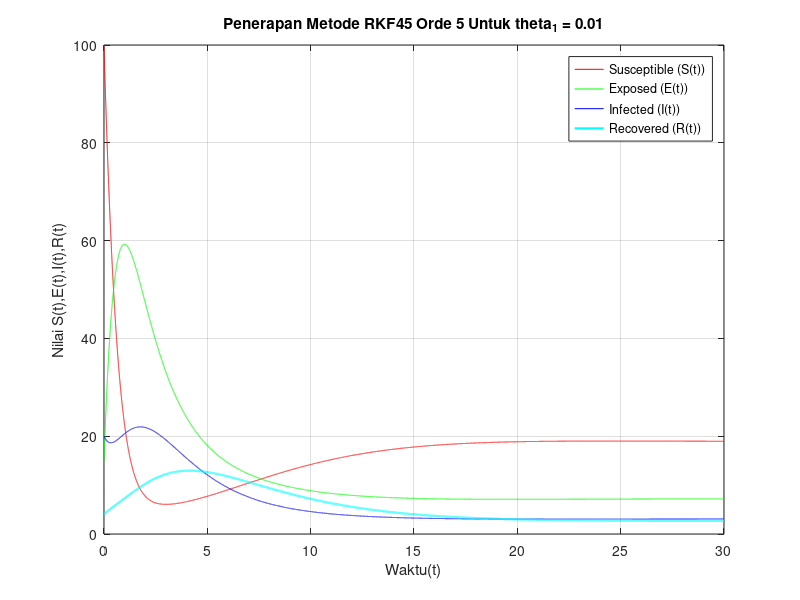
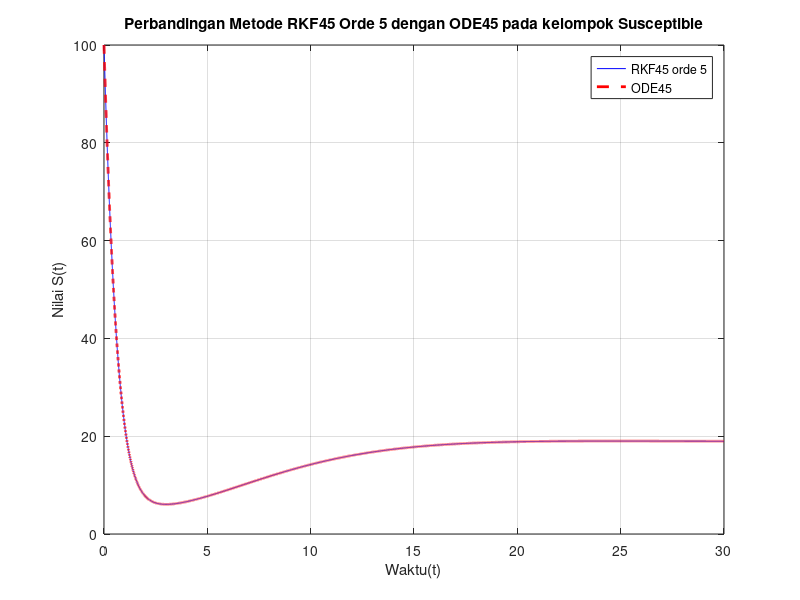
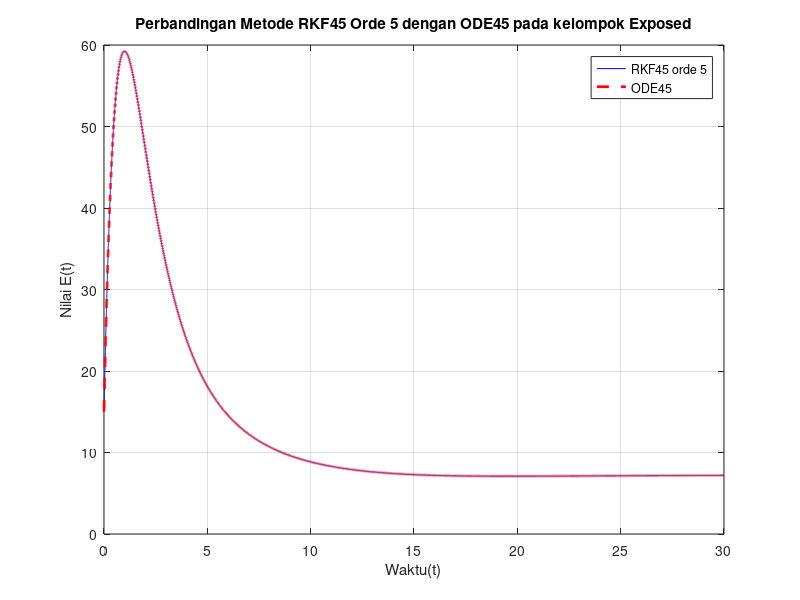
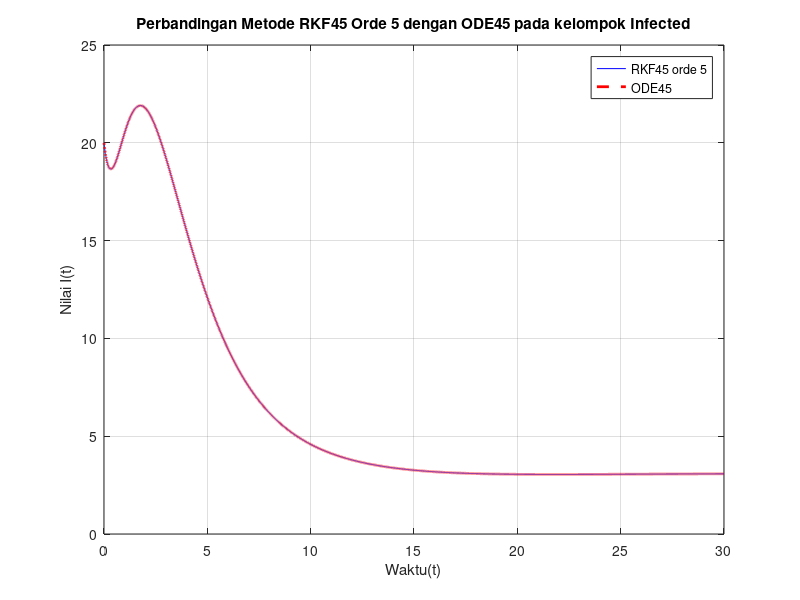

Recreate these plots in MATLAB, in order.
% PROGRAM BEBAS PENYAKIT (R0<1)
clc
clear
format long

tend=30;
h=0.001;
t=0:h:tend;
N=length(t);

%Nilai Parameter
L = 10; %lambda
b = 0.2; %beta
ts = 0.7; %theta 1
td = 0.1; %theta 2
tt = 0.3; %theta 3
mu = 0.3; %mu
d = 0.3; %delta
g = 0.2; %%gamma
s = 0.2; %sigma

%Vektor nol
S=0*t;
E=0*t;
I=0*t;
R=0*t;
 
%Nilai awal
S(1) = 100; 
E(1) = 15; 
I(1) = 20; 
R(1) = 4;
 
%Mencari 2 nilai awal dengan Metode Runge-Kutta-Fehlberg (RKF45) orde 5 
for i=1: N-1
    k1S = h*(L-b*(1-ts)*S(i)*(I(i)+td*E(i))-mu*S(i));
    k1E = h*(b*(1-ts)*S(i)*(I(i)+td*E(i))-(d+mu)*E(i));
    k1I = h*(d*E(i)-(g+s+mu)*I(i));
    k1R = h*((g+tt*s)*I(i)-mu*R(i));

    k2S = h*(L-b*(1-ts)*(S(i)+k1S/4)*((I(i)+k1I/4)+td*(E(i)+k1E/4))-mu*(S(i)+k1S/4));
    k2E = h*(b*(1-ts)*(S(i)+k1S/4)*((I(i)+k1I/4)+td*(E(i)+k1E/4))-(d+mu)*(E(i)+k1E/4));
    k2I = h*(d*(E(i)+k1E/4)-(g+s+mu)*(I(i)+k1I/4));
    k2R = h*((g+tt*s)*(I(i)+k1I/4)-mu*(R(i)+k1R/4));

    k3S = h*(L-b*(1-ts)*(S(i)+(3/32)*k1S+(9/32)*k2S)*((I(i)+(3/32)*k1I+(9/32)*k2I)+td*(E(i)+(3/32)*k1E+(9/32)*k2E))-mu*(S(i)+(3/32)*k1S+(9/32)*k2S));
    k3E = h*(b*(1-ts)*(S(i)+(3/32)*k1S+(9/32)*k2S)*((I(i)+(3/32)*k1I+(9/32)*k2I)+td*(E(i)+(3/32)*k1E+(9/32)*k2E))-(d+mu)*(E(i)+(3/32)*k1E+(9/32)*k2E));
    k3I = h*(d*(E(i)+(3/32)*k1E+(9/32)*k2E)-(g+s+mu)*(I(i)+(3/32)*k1I+(9/32)*k2I));
    k3R = h*((g+tt*s)*(I(i)+(3/32)*k1I+(9/32)*k2I)-mu*(R(i)+(3/32)*k1R+(9/32)*k2R));

    k4S = h*(L-b*(1-ts)*(S(i)+(1932/2197)*k1S-(7200/2197)*k2S+(7296/2197)*k3S)*((I(i)+(1932/2197)*k1I-(7200/2197)*k2I+(7296/2197)*k3I)+td*(E(i)+(1932/2197)*k1E-(7200/2197)*k2E+(7296/2197)*k3E))-mu*(S(i)+(1932/2197)*k1S-(7200/2197)*k2S+(7296/2197)*k3S));
    k4E = h*(b*(1-ts)*(S(i)+(1932/2197)*k1S-(7200/2197)*k2S+(7296/2197)*k3S)*((I(i)+(1932/2197)*k1I-(7200/2197)*k2I+(7296/2197)*k3I)+td*(E(i)+(1932/2197)*k1E-(7200/2197)*k2E+(7296/2197)*k3E))-(d+mu)*(E(i)+(1932/2197)*k1E-(7200/2197)*k2E+(7296/2197)*k3E));
    k4I = h*(d*(E(i)+(1932/2197)*k1E-(7200/2197)*k2E+(7296/2197)*k3E)-(g+s+mu)*(I(i)+(1932/2197)*k1I-(7200/2197)*k2I+(7296/2197)*k3I));
    k4R = h*((g+tt*s)*(I(i)+(1932/2197)*k1I-(7200/2197)*k2I+(7296/2197)*k3I)-mu*(R(i)+(1932/2197)*k1R-(7200/2197)*k2R+(7296/2197)*k3R));

    k5S = h*(L-b*(1-ts)*(S(i)+(439/216)*k1S-8*k2S+(3680/513)*k3S-(845/4104)*k4S)*((I(i)+(439/216)*k1I-8*k2I+(3680/513)*k3I-(845/4104)*k4I)+td*(E(i)+(439/216)*k1E-8*k2E+(3680/513)*k3E-(845/4104)*k4E))-mu*(S(i)+(439/216)*k1S-8*k2S+(3680/513)*k3S-(845/4104)*k4S));
    k5E = h*(b*(1-ts)*(S(i)+(439/216)*k1S-8*k2S+(3680/513)*k3S-(845/4104)*k4S)*((I(i)+(439/216)*k1I-8*k2I+(3680/513)*k3I-(845/4104)*k4I)+td*(E(i)+(439/216)*k1E-8*k2E+(3680/513)*k3E-(845/4104)*k4E))-(d+mu)*(E(i)+(439/216)*k1E-8*k2E+(3680/513)*k3E-(845/4104)*k4E));
    k5I = h*(d*(E(i)+(439/216)*k1E-8*k2E+(3680/513)*k3E-(845/4104)*k4E)-(g+s+mu)*(I(i)+(439/216)*k1I-8*k2I+(3680/513)*k3I-(845/4104)*k4I));
    k5R = h*((g+tt*s)*(I(i)+(439/216)*k1I-8*k2I+(3680/513)*k3I-(845/4104)*k4I)-mu*(R(i)+(439/216)*k1R-8*k2R+(3680/513)*k3R-(845/4104)*k4R));

    k6S = h*(L-b*(1-ts)*(S(i)-(8/27)*k1S+2*k2S-(3544/2565)*k3S+(1859/4104)*k4S-(11/40)*k5S)*((I(i)-(8/27)*k1I+2*k2I-(3544/2565)*k3I+(1859/4104)*k4I-(11/40)*k5I)+td*(E(i)-(8/27)*k1E+2*k2E-(3544/2565)*k3E+(1859/4104)*k4E-(11/40)*k5E))-mu*(S(i)-(8/27)*k1S+2*k2S-(3544/2565)*k3S+(1859/4104)*k4S-(11/40)*k5S));
    k6E = h*(b*(1-ts)*(S(i)-(8/27)*k1S+2*k2S-(3544/2565)*k3S+(1859/4104)*k4S-(11/40)*k5S)*((I(i)-(8/27)*k1I+2*k2I-(3544/2565)*k3I+(1859/4104)*k4I-(11/40)*k5I)+td*(E(i)-(8/27)*k1E+2*k2E-(3544/2565)*k3E+(1859/4104)*k4E-(11/40)*k5E))-(d+mu)*(E(i)-(8/27)*k1E+2*k2E-(3544/2565)*k3E+(1859/4104)*k4E-(11/40)*k5E));
    k6I = h*(d*(E(i)-(8/27)*k1E+2*k2E-(3544/2565)*k3E+(1859/4104)*k4E-(11/40)*k5E)-(g+s+mu)*(I(i)-(8/27)*k1I+2*k2I-(3544/2565)*k3I+(1859/4104)*k4I-(11/40)*k5I));
    k6R = h*((g+tt*s)*(I(i)-(8/27)*k1I+2*k2I-(3544/2565)*k3I+(1859/4104)*k4I-(11/40)*k5I)-mu*(R(i)-(8/27)*k1R+2*k2R-(3544/2565)*k3R+(1859/4104)*k4R-(11/40)*k5R));

S(i+1) = S(i)+(16/135)*k1S+(6656/12825)*k3S+(28561/56430)*k4S-(9/50)*k5S+(2/55)*k6S; 
E(i+1) = E(i)+(16/135)*k1E+(6656/12825)*k3E+(28561/56430)*k4E-(9/50)*k5E+(2/55)*k6E;
I(i+1) = I(i)+(16/135)*k1I+(6656/12825)*k3I+(28561/56430)*k4I-(9/50)*k5I+(2/55)*k6I;
R(i+1) = R(i)+(16/135)*k1R+(6656/12825)*k3R+(28561/56430)*k4R-(9/50)*k5R+(2/55)*k6R;
end

%Metode ODE45
options=odeset('RelTol',1e-13,'AbsTol',1e-13);
f=@(t,x)[L-b*(1-ts)*x(1)*(x(3)+td*x(2))-mu*x(1);b*(1-ts)*x(1)*(x(3)+td*x(2))-(d+mu)*x(2);d*x(2)-(g+s+mu)*x(3);(g+tt*s)*x(3)-mu*x(4)];
[t,xsol]=ode45(f,(0:h:tend),[S(1),E(1),I(1),R(1)],options);
 
%Gambar grafik
figure(1)
plot(t,S,'r',t,E,'g',t,I,'b',t,R,'c','linewidth',1.5);
xlabel('Waktu(t)'), ylabel('Nilai S(t),E(t),I(t),R(t)');
grid on
title('Penerapan Metode RKF45 Orde 5 Untuk theta_1 = 0.01')
legend('Susceptible (S(t))','Exposed (E(t))','Infected (I(t))','Recovered (R(t))');
 
figure(2)
plot(t,S,'b',t,xsol(:,1),'r--','linewidth',2);
xlabel('Waktu(t)'), ylabel('Nilai S(t)');
grid on
title('Perbandingan Metode RKF45 Orde 5 dengan ODE45 pada kelompok Susceptible')
legend('RKF45 orde 5','ODE45');
 
figure(3)
plot(t,E,'b',t,xsol(:,2),'r--','linewidth',2);
xlabel('Waktu(t)'), ylabel('Nilai E(t)');
grid on
title('Perbandingan Metode RKF45 Orde 5 dengan ODE45 pada kelompok Exposed')
legend('RKF45 orde 5','ODE45');
 
figure(4)
plot(t,I,'b',t,xsol(:,3),'r--','linewidth',2);
xlabel('Waktu(t)'), ylabel('Nilai I(t)');
grid on
title('Perbandingan Metode RKF45 Orde 5 dengan ODE45 pada kelompok Infected')
legend('RKF45 orde 5','ODE45');

figure(5)
plot(t,R,'b',t,xsol(:,4),'r--','linewidth',2);
xlabel('Waktu(t)'), ylabel('Nilai R(t)');
grid on
title('Perbandingan Metode RKF45 Orde 5 dengan ODE45 pada kelompok Recovered')
legend('RKF45 orde 5','ODE45');

%Error Mutlak
for i=1:N
    EMS(i)=abs(xsol((i),1)-S(i));
    EME(i)=abs(xsol((i),2)-E(i));
    EMI(i)=abs(xsol((i),3)-I(i));
    EMR(i)=abs(xsol((i),4)-R(i));
end

%Error Relatif
for i=1:N
    ES(i)=EMS(i)/abs(xsol((i),1));
    EE(i)=EME(i)/abs(xsol((i),2));
    EI(i)=EMI(i)/abs(xsol((i),3));
    ER(i)=EMR(i)/abs(xsol((i),4));
end

%Rerata Error Mutlak
rerataEMS=sum(EMS)/N
rerataEME=sum(EME)/N
rerataEMI=sum(EMI)/N
rerataEMR=sum(EMR)/N

%Rerata Error Relatif
rerataES=sum(ES)/N
rerataEE=sum(EE)/N
rerataEI=sum(EI)/N
rerataER=sum(ER)/N

bilanganreproduksi = (L*b*(1-ts)*(d+td*(g+s+mu)))/(mu*(g+s+mu)*(d+mu))